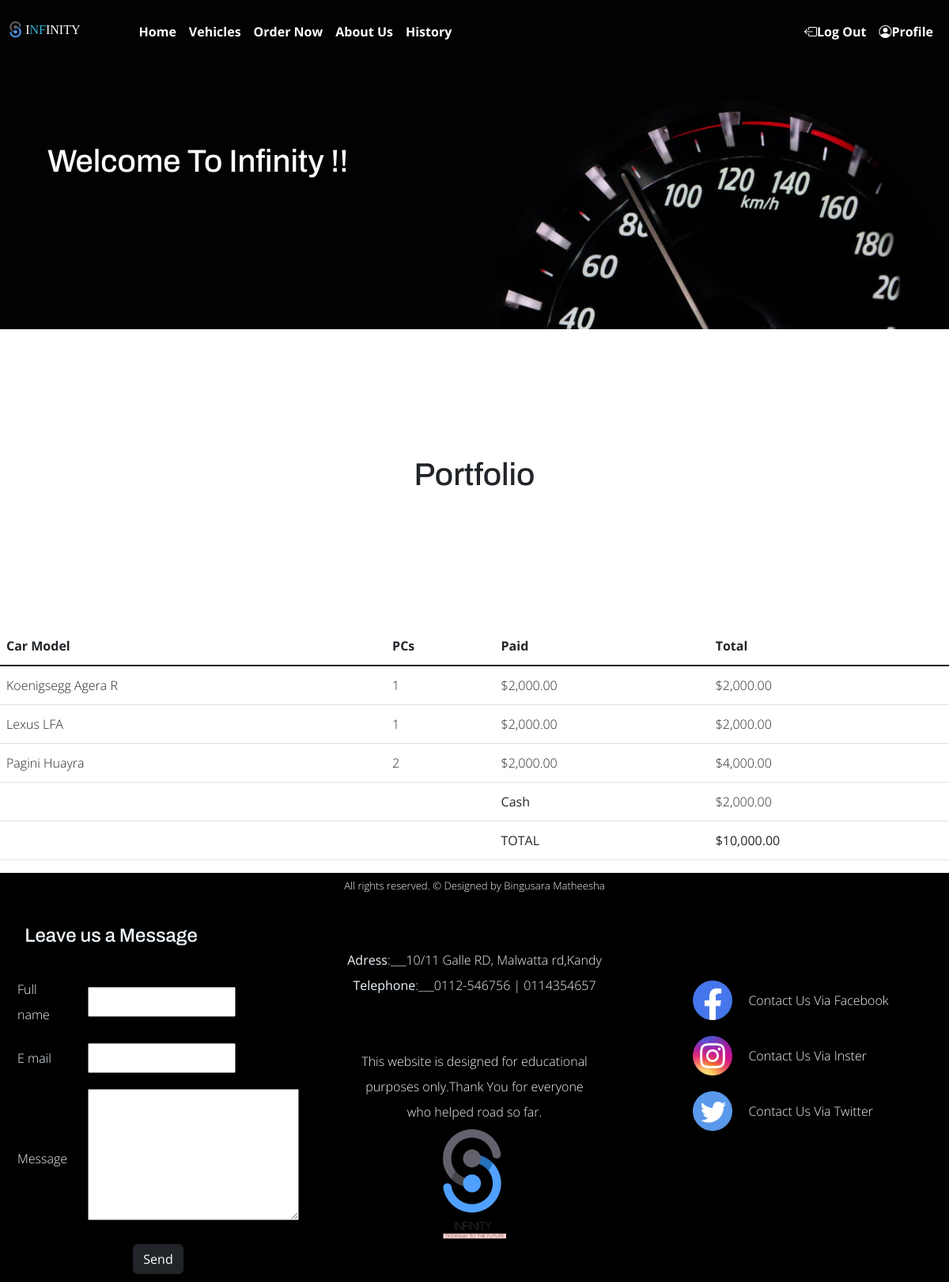
Page /index (signed in) on the committed database.
### tables this page shows
CREATE TABLE 'transactions' ('id' INTEGER PRIMARY KEY AUTOINCREMENT NOT NULL, 'user_id' INTEGER NOT NULL, 'symbol' INTEGER, 'shares' INTEGER,'price' NUMERIC, 'date' DATETIME);

### app.py (the view)
@app.route("/index")
@login_required
def home():
    user_id = session["user_id"]
    details = db.execute(
        "SELECT symbol, SUM(shares) AS shares FROM transactions"
        " WHERE user_id = ? GROUP BY symbol",
        user_id,
    )
    if not details:
        details = db.execute("SELECT cash FROM users WHERE id = ?", user_id)
        grand_tot = []
        liquid_cash = float(details[0]["cash"])
        details[0]["cash"] = usd(liquid_cash)
        grand_tot.append(liquid_cash)
        sum_grand_tot = sum(grand_tot)
        details[0]["grand_tot"] = usd(sum_grand_tot)
    else:
        cash = db.execute("SELECT cash FROM users WHERE id = ?", user_id)
        liquid_cash = float(cash[0]["cash"])
        grand_tot = []
        for i in range(len(details)):
            price = 2000
            tot = float(details[i]["shares"]) * price
            grand_tot.append(tot)
            details[i]["price"] = usd(price)
            details[i]["tot"] = usd(tot)
        details[0]["cash"] = usd(liquid_cash)
        grand_tot.append(liquid_cash)
        sum_grand_tot = sum(grand_tot)
        details[0]["grand_tot"] = usd(sum_grand_tot)
    return render_template("logmain.html", details=details)

### app.py (called while the page is built)
@app.after_request
def after_request(response):
    response.headers["Cache-Control"] = "no-cache, no-store, must-revalidate"
    response.headers["Expires"] = 0
    response.headers["Pragma"] = "no-cache"
    return response

### helpers.py (called while the page is built)
def login_required(f):
    @wraps(f)
    def decorated_function(*args, **kwargs):
        if session.get("user_id") is None:
            return redirect("/login")
        return f(*args, **kwargs)
    return decorated_function

def usd(value):
    return f"${value:,.2f}"

### templates/logmain.html (shortened to what this page needs)
{% extends "layout.html" %}
{% block css %}
<link rel="stylesheet" href="../static/CSS/logs.css">
{% endblock %}
{% block main %}
<div class="navigation" style="  background-image: url('../static/67.jpg')">
  <div class="logtitle">
  <h1 class="head1">Welcome To Infinity !!</h1>
</div>
</div>
<h1 class="pothead">Portfolio</h1>
<table class="table">
  <thead>
    <tr>
      <th scope="col">Car Model</th>
      <th scope="col">PCs</th>
      <th scope="col">Paid</th>
      <th scope="col">Total</th>
    </tr>
  </thead>
  <tbody class="table-group-divider">
    {% for row in details %}
    <tr>
      <td>{{ row["symbol"] }}</td>
      <td>{{ row["shares"] }}</td>
      <td>{{ row["price"] }}</td>
      <td>{{ row["tot"] }}</td>
    </tr>
    {% endfor %}
  </tbody>
  <tfoot>
    <tr>
      <td></td>
      <td></td>
      <td><b>Cash</b></td>
      <td>{{ details[0]["cash"] }}</td>
    </tr>
    <tr>
      <td></td>
      <td></td>
      <td><b>TOTAL</b></td>
      <td><b>{{ details[0]["grand_tot"] }}</b></td>
    </tr>
  </tfoot>
</table>
{% endblock %}

### static/CSS/logs.css (style rules this page uses)
.logtitle { padding-bottom: 15%; margin-top: 15%; margin-left:5%; color: white; }
.pothead { padding: 10rem 0 10rem 0; text-align: center; }

### static/CSS/globalStyles.css (style rules this page uses)
body { font-family: 'Open Sans', sans-serif; font-weight: 300; line-height: 2; }
h1, h2, h3, h4, h5, h6 { font-family: 'Archivo', sans-serif; font-weight: 500; }
.navigation { background-attachment: scroll; background-repeat: no-repeat; background-size: cover; background-position: top; overflow: hidden; }

### rows in the picture
transactions: symbol "Koenigsegg Agera R", shares "1", price "$2,000.00", tot "$2,000.00"
transactions: symbol "Lexus LFA", shares "1", price "$2,000.00", tot "$2,000.00"

### other values in the picture
{{ row["symbol"] }} "Pagini Huayra"
{{ row["shares"] }} "2"
{{ row["price"] }} "$2,000.00"
{{ row["tot"] }} "$4,000.00"
{{ details[0]["cash"] }} "$2,000.00"
{{ details[0]["grand_tot"] }} "$10,000.00"
